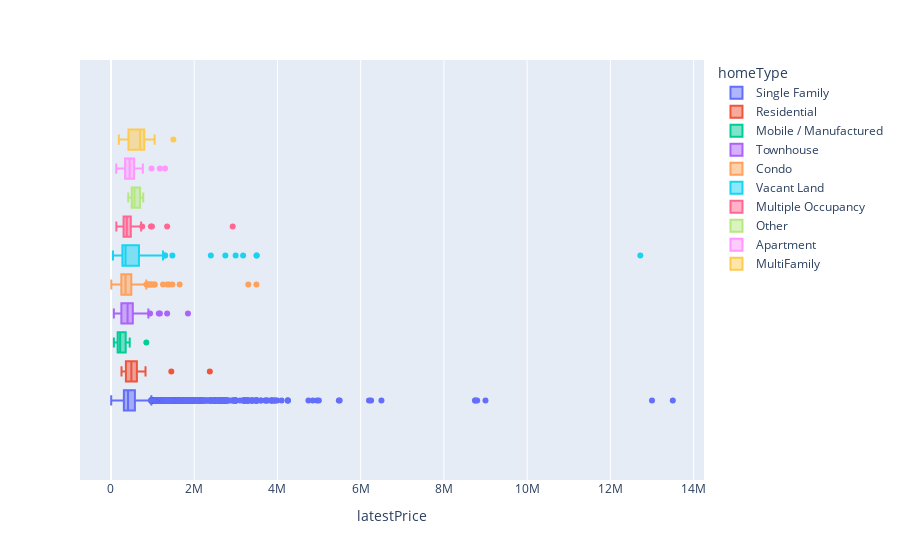

The notebook cell saved with this chart:
### Code cell
px.box(df3, x = 'latestPrice', color = 'homeType')

### Figure 1 — Plotly figure (JSON) as saved in the notebook; plotly's stock layout.template omitted (floating-point values rounded to 4 significant figures; data arrays with more than 128 entries replaced by an {"elided": "..."} marker saying what was removed)
{"data": [{"alignmentgroup": "True", "hovertemplate": "homeType=Single Family<br>latestPrice=%{x}<extra></extra>", "legendgroup": "Single Family", "marker": {"color": "#636efa"}, "name": "Single Family", "notched": false, "offsetgroup": "Single Family", "orientation": "h", "showlegend": true, "type": "box", "x": {"elided": "14241 int values"}, "x0": " ", "xaxis": "x", "y0": " ", "yaxis": "y"}, {"alignmentgroup": "True", "hovertemplate": "homeType=Residential<br>latestPrice=%{x}<extra></extra>", "legendgroup": "Residential", "marker": {"color": "#EF553B"}, "name": "Residential", "notched": false, "offsetgroup": "Residential", "orientation": "h", "showlegend": true, "type": "box", "x": [699000, 485000, 415000, 490000, 699000, 450000, 253900, 515000, 475000, 510000, 2375000, 340000, 339900, 379900, 299999, 535000, 549900, 467777, 520000, 830000, 545000, 329000, 575000, 648900, 338000, 567500, 614000, 315000, 397000, 252900, 799000, 1450000, 375000, 365000, 674900, 720000, 339900], "x0": " ", "xaxis": "x", "y0": " ", "yaxis": "y"}, {"alignmentgroup": "True", "hovertemplate": "homeType=Mobile / Manufactured<br>latestPrice=%{x}<extra></extra>", "legendgroup": "Mobile / Manufactured", "marker": {"color": "#00cc96"}, "name": "Mobile / Manufactured", "notched": false, "offsetgroup": "Mobile / Manufactured", "orientation": "h", "showlegend": true, "type": "box", "x": [350000, 220000, 279900, 129900, 849900, 450000, 225000, 169900, 129900, 205000, 219997, 265000, 70000, 365000, 450000, 170000, 120000], "x0": " ", "xaxis": "x", "y0": " ", "yaxis": "y"}, {"alignmentgroup": "True", "hovertemplate": "homeType=Townhouse<br>latestPrice=%{x}<extra></extra>", "legendgroup": "Townhouse", "marker": {"color": "#ab63fa"}, "name": "Townhouse", "notched": false, "offsetgroup": "Townhouse", "orientation": "h", "showlegend": true, "type": "box", "x": {"elided": "174 int values"}, "x0": " ", "xaxis": "x", "y0": " ", "yaxis": "y"}, {"alignmentgroup": "True", "hovertemplate": "homeType=Condo<br>latestPrice=%{x}<extra></extra>", "legendgroup": "Condo", "marker": {"color": "#FFA15A"}, "name": "Condo", "notched": false, "offsetgroup": "Condo", "orientation": "h", "showlegend": true, "type": "box", "x": {"elided": "470 int values"}, "x0": " ", "xaxis": "x", "y0": " ", "yaxis": "y"}, {"alignmentgroup": "True", "hovertemplate": "homeType=Vacant Land<br>latestPrice=%{x}<extra></extra>", "legendgroup": "Vacant Land", "marker": {"color": "#19d3f3"}, "name": "Vacant Land", "notched": false, "offsetgroup": "Vacant Land", "orientation": "h", "showlegend": true, "type": "box", "x": [625000, 685000, 139990, 322500, 285000, 275000, 619900, 12720000, 2995000, 3500000, 275000, 1300000, 255000, 330000, 199995, 200000, 275000, 733315, 1075000, 225000, 55000, 583000, 199000, 275000, 159000, 3175000, 600000, 300000, 650000, 249999, 260000, 140000, 1475000, 375000, 350000, 579000, 279000, 249000, 200000, 300000, 319900, 298000, 255000, 310000, 185000, 189900, 425000, 185000, 275000, 260000, 299000, 620000, 420000, 300000, 599000, 325000, 310000, 2400000, 700000, 770000, 430000, 339900, 349900, 495000, 365000, 47500, 599990, 325000, 179900, 725000, 1300000, 679000, 745000, 850000, 3500000, 425000, 535000, 824900, 1250000, 2749000, 465000, 450000, 600000], "x0": " ", "xaxis": "x", "y0": " ", "yaxis": "y"}, {"alignmentgroup": "True", "hovertemplate": "homeType=Multiple Occupancy<br>latestPrice=%{x}<extra></extra>", "legendgroup": "Multiple Occupancy", "marker": {"color": "#FF6692"}, "name": "Multiple Occupancy", "notched": false, "offsetgroup": "Multiple Occupancy", "orientation": "h", "showlegend": true, "type": "box", "x": [185300, 359900, 308036, 399900, 279900, 284500, 369000, 325500, 560000, 415000, 359000, 359000, 615000, 329000, 499000, 399900, 479000, 225000, 375000, 390000, 525000, 165000, 399000, 395000, 399900, 399999, 750000, 425000, 985000, 475000, 447500, 375000, 329000, 340000, 299900, 400000, 539000, 400000, 169500, 575000, 332000, 340000, 475000, 529900, 379900, 635000, 540000, 500000, 169900, 465000, 360000, 725000, 525000, 245000, 575000, 260000, 305000, 325000, 379900, 325000, 394900, 325000, 379900, 129900, 234900, 240000, 134900, 400000, 1349000, 475000, 350000, 580000, 460000, 525000, 324995, 959900, 225000, 389900, 375000, 510000, 299000, 219000, 279000, 139777, 325000, 340000, 179900, 194000, 430000, 292500, 2925000, 415000, 260000, 169900, 675000, 639000], "x0": " ", "xaxis": "x", "y0": " ", "yaxis": "y"}, {"alignmentgroup": "True", "hovertemplate": "homeType=Other<br>latestPrice=%{x}<extra></extra>", "legendgroup": "Other", "marker": {"color": "#B6E880"}, "name": "Other", "notched": false, "offsetgroup": "Other", "orientation": "h", "showlegend": true, "type": "box", "x": [498500, 525000, 700000, 605000, 415000, 775900], "x0": " ", "xaxis": "x", "y0": " ", "yaxis": "y"}, {"alignmentgroup": "True", "hovertemplate": "homeType=Apartment<br>latestPrice=%{x}<extra></extra>", "legendgroup": "Apartment", "marker": {"color": "#FF97FF"}, "name": "Apartment", "notched": false, "offsetgroup": "Apartment", "orientation": "h", "showlegend": true, "type": "box", "x": [339900, 449000, 289990, 545000, 260000, 334900, 419000, 500000, 475000, 589500, 525000, 199000, 699999, 699000, 390000, 500000, 230000, 365000, 399999, 605000, 279400, 400000, 475000, 333000, 126900, 515000, 368000, 975000, 450000, 765000, 380000, 349900, 229900, 1175000, 1299000, 510500, 600000], "x0": " ", "xaxis": "x", "y0": " ", "yaxis": "y"}, {"alignmentgroup": "True", "hovertemplate": "homeType=MultiFamily<br>latestPrice=%{x}<extra></extra>", "legendgroup": "MultiFamily", "marker": {"color": "#FECB52"}, "name": "MultiFamily", "notched": false, "offsetgroup": "MultiFamily", "orientation": "h", "showlegend": true, "type": "box", "x": [385000, 1499900, 669500, 728950, 799900, 510000, 755000, 1050000, 189000, 420000], "x0": " ", "xaxis": "x", "y0": " ", "yaxis": "y"}], "layout": {"boxmode": "group", "legend": {"title": {"text": "homeType"}, "tracegroupgap": 0}, "margin": {"t": 60}, "xaxis": {"anchor": "y", "domain": [0, 1], "title": {"text": "latestPrice"}}, "yaxis": {"anchor": "x", "domain": [0, 1]}}}
